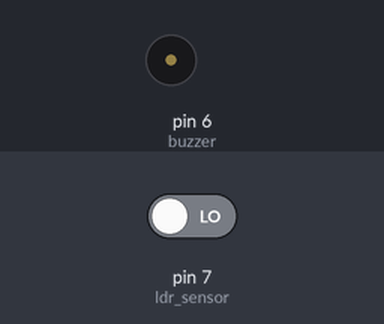
Recording of a sketch running on a simulated Arduino Uno, built with avr-gcc and run on an emulated ATmega328P. Shown: buzzer (waves = sounding, pin HIGH). The test bench sets the inputs (shaded band); at power-on: pin 7 (ldr_sensor) LOW.

Above: at 2.8 s.
2.9 s: pin 7 (ldr_sensor) driven HIGH
At 4.2 s:
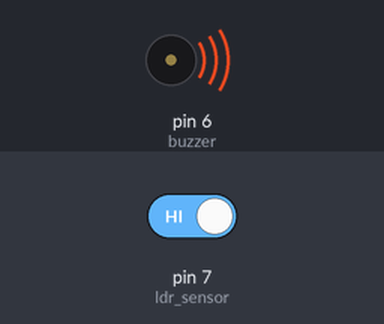
4.5 s: pin 7 (ldr_sensor) driven LOW
At 5.8 s:
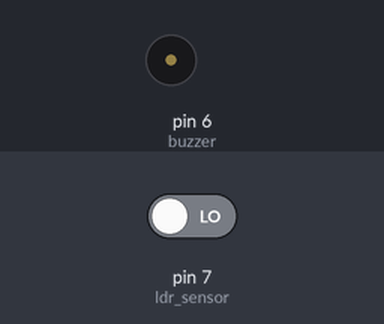
Timing chart, 0 to 7.5 s (numbered marks = the images above; inputs shaded):
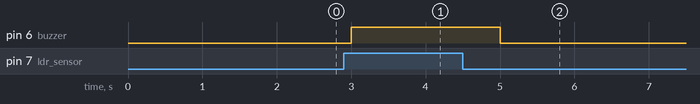

The sketch:

LDR_sensor.ino
```cpp
int ldr_sensor=7;
int buzzer=6;
void setup() {
  // put your setup code here, to run once:
pinMode(buzzer,OUTPUT);
pinMode(ldr_sensor,INPUT);
}

void loop() {
  // put your main code here, to run repeatedly:
int data=digitalRead(ldr_sensor);
Serial.println(data);
if (data==1)
{
  digitalWrite(buzzer,HIGH);
  Serial.println("Light is Detected");
}
else
{
  digitalWrite(buzzer,LOW);
  Serial.println("Light is Not detected");
}
delay(1000);
}
```

Measured:
- after the input at 2.9 s, pin 6 (buzzer): LOW → HIGH after 0.10 s
- after the input at 4.5 s, pin 6 (buzzer): HIGH → LOW after 0.50 s
